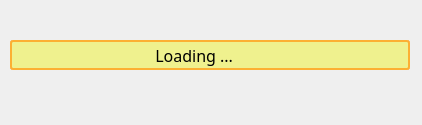
<?xml version="1.0" encoding="UTF-8"?>
<ui version="4.0">
 <class>Dialog</class>
 <widget class="QDialog" name="Dialog">
  <property name="geometry">
   <rect>
    <x>0</x>
    <y>0</y>
    <width>422</width>
    <height>125</height>
   </rect>
  </property>
  <property name="windowTitle">
   <string>Dialog</string>
  </property>
  <widget class="QLineEdit" name="lineEdit">
   <property name="geometry">
    <rect>
     <x>10</x>
     <y>40</y>
     <width>400</width>
     <height>30</height>
    </rect>
   </property>
   <property name="styleSheet">
    <string notr="true">background-color:#EFF18E;
font-family: Barlow, sans-serif;
    font-size:  16px;
border-radius: 3px;
border: 1.5px solid #FCB033;</string>
   </property>
   <property name="text">
    <string>                                  Loading ...</string>
   </property>
   <property name="readOnly">
    <bool>true</bool>
   </property>
  </widget>
 </widget>
 <resources/>
 <connections/>
</ui>
